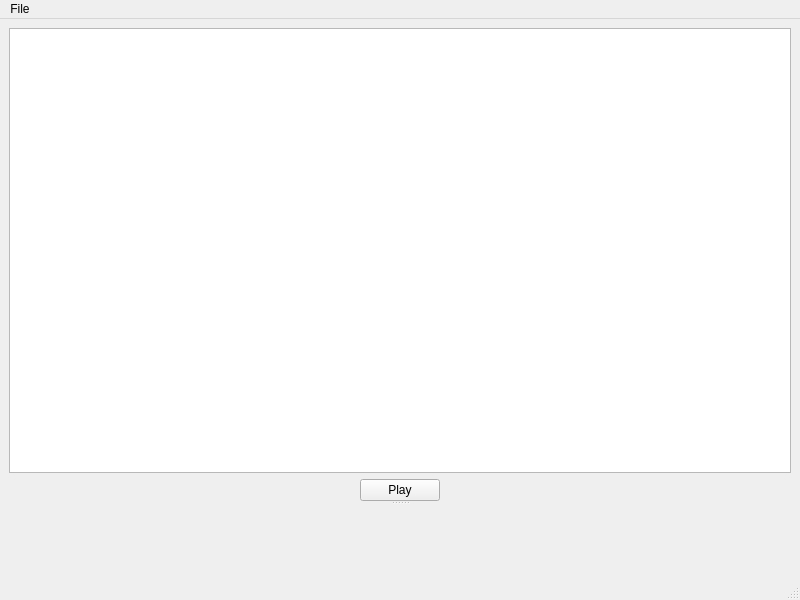
<?xml version="1.0" encoding="UTF-8"?>
<ui version="4.0">
 <class>SolarusGui::MainWindow</class>
 <widget class="QMainWindow" name="SolarusGui::MainWindow">
  <property name="geometry">
   <rect>
    <x>0</x>
    <y>0</y>
    <width>800</width>
    <height>600</height>
   </rect>
  </property>
  <property name="windowTitle">
   <string>Solarus</string>
  </property>
  <widget class="QWidget" name="centralwidget">
   <layout class="QVBoxLayout" name="verticalLayout_2">
    <item>
     <widget class="QSplitter" name="console_splitter">
      <property name="orientation">
       <enum>Qt::Vertical</enum>
      </property>
      <widget class="QWidget" name="layoutWidget">
       <layout class="QVBoxLayout" name="vertical_layout">
        <item>
         <widget class="QListView" name="quests_view"/>
        </item>
        <item>
         <layout class="QHBoxLayout" name="horizontal_layout">
          <item>
           <spacer name="horizontal_spacer_2">
            <property name="orientation">
             <enum>Qt::Horizontal</enum>
            </property>
            <property name="sizeHint" stdset="0">
             <size>
              <width>40</width>
              <height>20</height>
             </size>
            </property>
           </spacer>
          </item>
          <item>
           <widget class="QPushButton" name="play_button">
            <property name="text">
             <string>Play</string>
            </property>
           </widget>
          </item>
          <item>
           <spacer name="horizontal_spacer">
            <property name="orientation">
             <enum>Qt::Horizontal</enum>
            </property>
            <property name="sizeHint" stdset="0">
             <size>
              <width>40</width>
              <height>20</height>
             </size>
            </property>
           </spacer>
          </item>
         </layout>
        </item>
       </layout>
      </widget>
      <widget class="SolarusGui::Console" name="console" native="true"/>
     </widget>
    </item>
   </layout>
  </widget>
  <widget class="QMenuBar" name="menubar">
   <property name="geometry">
    <rect>
     <x>0</x>
     <y>0</y>
     <width>800</width>
     <height>25</height>
    </rect>
   </property>
   <widget class="QMenu" name="menu_quest">
    <property name="title">
     <string>File</string>
    </property>
    <addaction name="action_add_quest"/>
    <addaction name="separator"/>
    <addaction name="action_exit"/>
   </widget>
   <addaction name="menu_quest"/>
  </widget>
  <widget class="QStatusBar" name="statusbar"/>
  <action name="action_add_quest">
   <property name="text">
    <string>Add quest...</string>
   </property>
  </action>
  <action name="action_exit">
   <property name="text">
    <string>Exit</string>
   </property>
  </action>
 </widget>
 <customwidgets>
  <customwidget>
   <class>SolarusGui::Console</class>
   <extends>QWidget</extends>
   <header>solarus/gui/console.h</header>
   <container>1</container>
  </customwidget>
 </customwidgets>
 <resources/>
 <connections/>
</ui>
